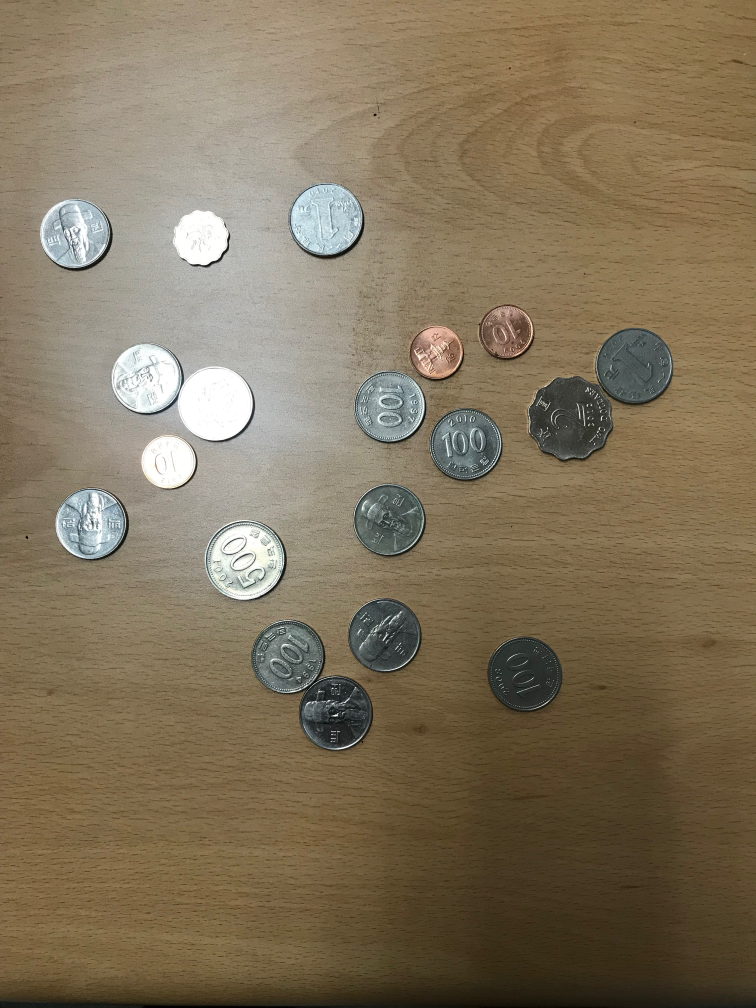
#> input picture HW1/IMG_8256.JPG, 3024 x 4032 px, found by its file name (shown at 1/4 size)
$ python coin-4.py   (older library calls are emulated)
#> lines starting #> are read from the running program, lines starting #| are printed output that depends on the picture
import os

os.environ['CUDA_VISIBLE_DEVICES'] = '3'
import numpy as np
import matplotlib.pyplot as plt
import cv2
from pylab import *
from matplotlib import pyplot as plt

dir_path = os.path.dirname(os.path.realpath(__file__))
# print(dir_path)
img = cv2.imread(dir_path + '/../../IMG_8256.JPG')
#> img is the input picture: shape (4032, 3024, 3); mean B, G, R 91, 115.2, 129.4
# img.get(cv2.cv.CV_CAP_PROP_FRAME_WIDTH, 1280)
# cap.set(cv2.cv.CV_CAP_PROP_FRAME_HEIGHT, 720)


img1 = img[500:3000, 500:2500]
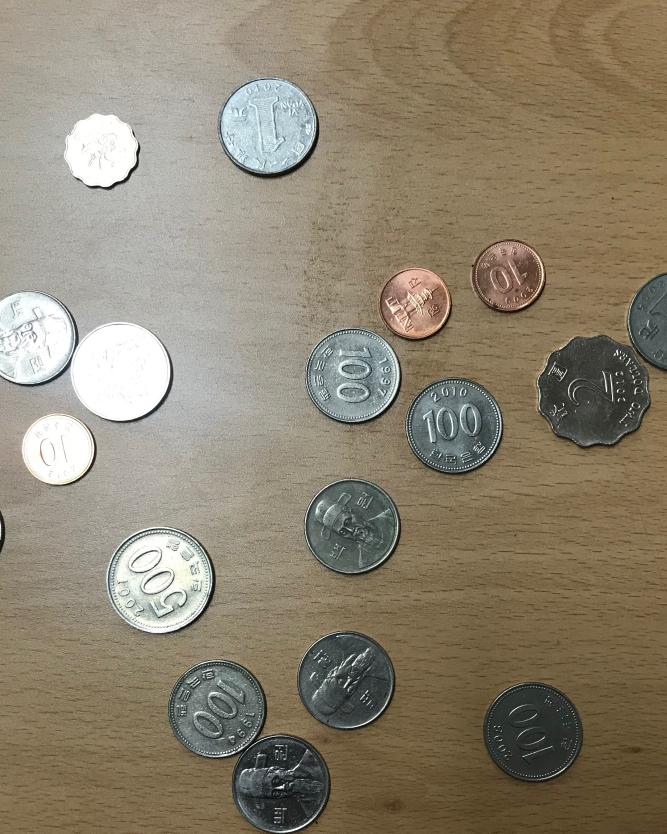
#> img1: shape (2500, 2000, 3) (shown at 1/3 size); mean B, G, R 111.9, 131, 140.8
roi = img[500:3000, 500:2500]

gray = cv2.cvtColor(roi, cv2.COLOR_BGR2GRAY)
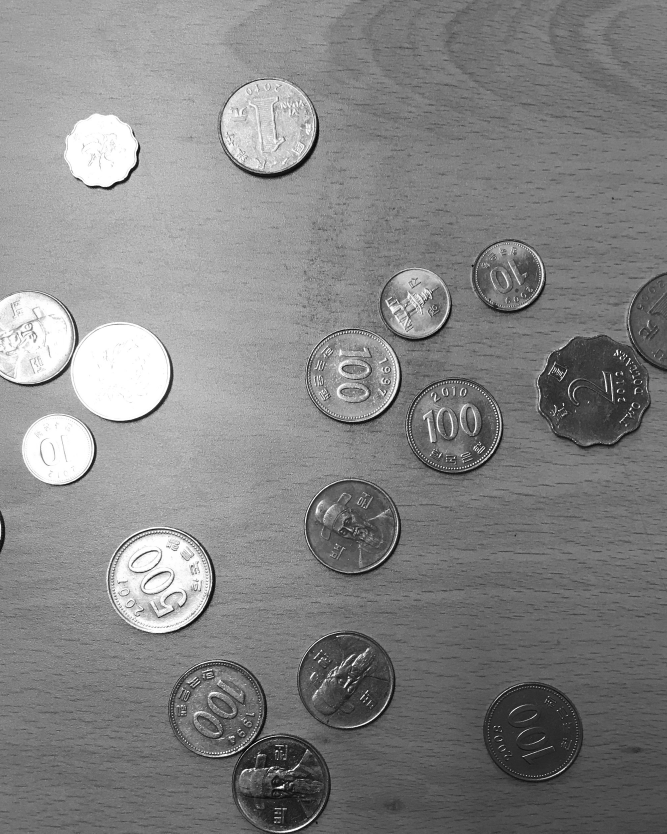
#> gray: shape (2500, 2000) (shown at 1/3 size); min 0, max 255, mean 131.7
gray = cv2.bilateralFilter(gray, 23, 101, 101)
gray = cv2.GaussianBlur(gray, (13, 11), 0)
gray_blur = cv2.medianBlur(gray, 7)

circles = cv2.HoughCircles(gray_blur, cv2.HOUGH_GRADIENT, 0.9, 120, param1=50, param2=30, minRadius=100, maxRadius=180)
#> circles = 13 rows, first 8: [1055.5, 1578.5, 138.7], [1058.5, 1123.5, 139], [475.5, 1736.5, 160.8], [1362.5, 1275.5, 140.9], [360.5, 1115.5, 149.2], [805.5, 378.5, 140.3], [173.5, 1347.5, 107.3], [1529.5, 824.5, 100.7]
circles_rnd = np.uint16(np.around(circles))
#> circles_rnd = 13 rows, first 8: [1056, 1578, 139], [1058, 1124, 139], [476, 1736, 161], [1362, 1276, 141], [360, 1116, 149], [806, 378, 140], [174, 1348, 107], [1530, 824, 101]
count = 1
for i in circles_rnd[0, :]:
    cv2.circle(roi, (i[0], i[1]), i[2], (0, 0, 150), 15)
    cv2.circle(roi, (i[0], i[1]), 2, (0, 0, 0), 5)
    cv2.putText(roi, str(count), (i[0] - 70, i[1] + 30), cv2.FONT_HERSHEY_SIMPLEX, 3.3, (0, 0, 150), 15)
    count += 1
#> this loop made 13 passes
#> i on passes 1 to 12: [1056, 1578, 139], [1058, 1124, 139], [476, 1736, 161], [1362, 1276, 141], [360, 1116, 149], [806, 378, 140], [174, 1348, 107], [1530, 824, 101], [84, 1008, 132], [1036, 2038, 140], [654, 2132, 148], [1244, 906, 104]
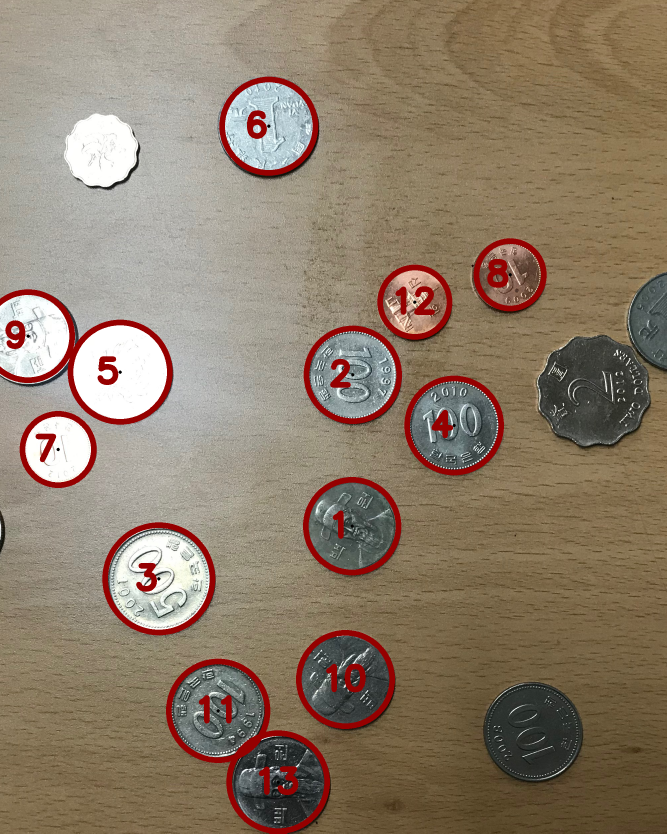
#> roi: shape (2500, 2000, 3) (shown at 1/3 size); mean B, G, R 106.3, 125, 141.5
#> after the loop, count = 14

plt.rcParams["figure.figsize"] = (16, 9)
plt.imshow(roi)

#

$ run again, with HW1/IMG_8253.JPG copied over HW1/IMG_8256.JPG
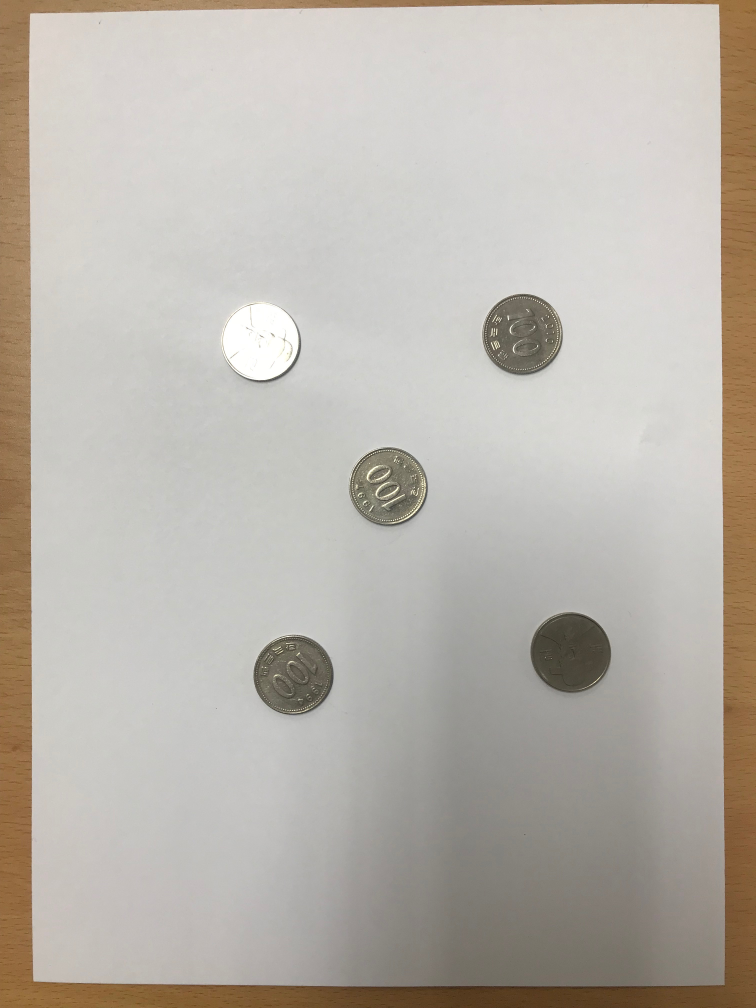
#> input picture HW1/IMG_8253.JPG, 3024 x 4032 px, found by its file name (shown at 1/4 size)
#> img is the input picture: shape (4032, 3024, 3); mean B, G, R 171.9, 180, 185.8
#> `img1 = img[500:3000, 500:2500]`:
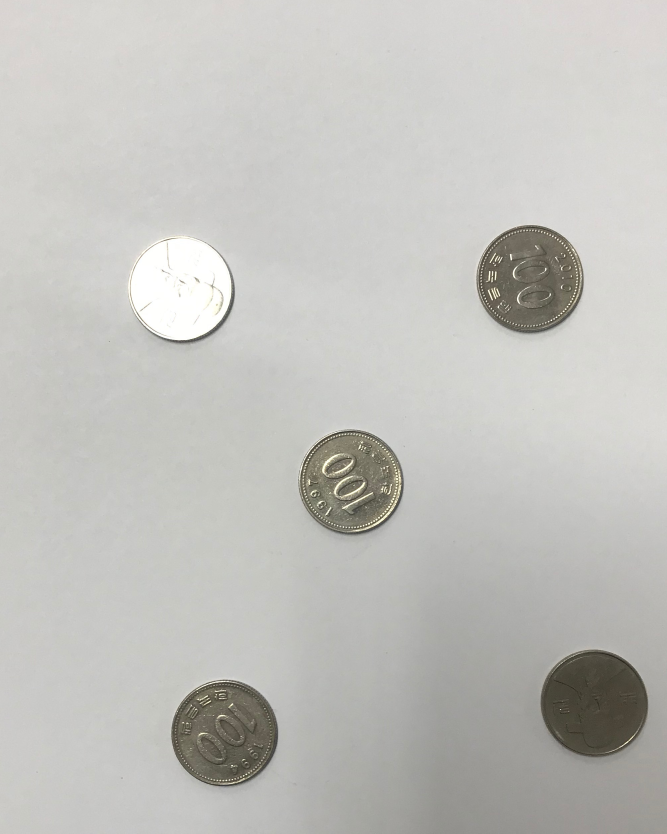
#> img1: shape (2500, 2000, 3) (shown at 1/3 size); mean B, G, R 189.3, 193.2, 193.7
#> circles = [[1590.5, 837.5, 162.5], [674.5, 2199.5, 160.4], [1054.5, 1448.5, 157.1], [539.5, 865.5, 154.7], [1780.5, 2112.5, 163.1]]
#> circles_rnd = [[1590, 838, 162], [674, 2200, 160], [1054, 1448, 157], [540, 866, 155], [1780, 2112, 163]]
#> the loop `for i in circles_rnd[0, :]:` made 5 passes
#> after the loop `for i in circles_rnd[0, :]:`:
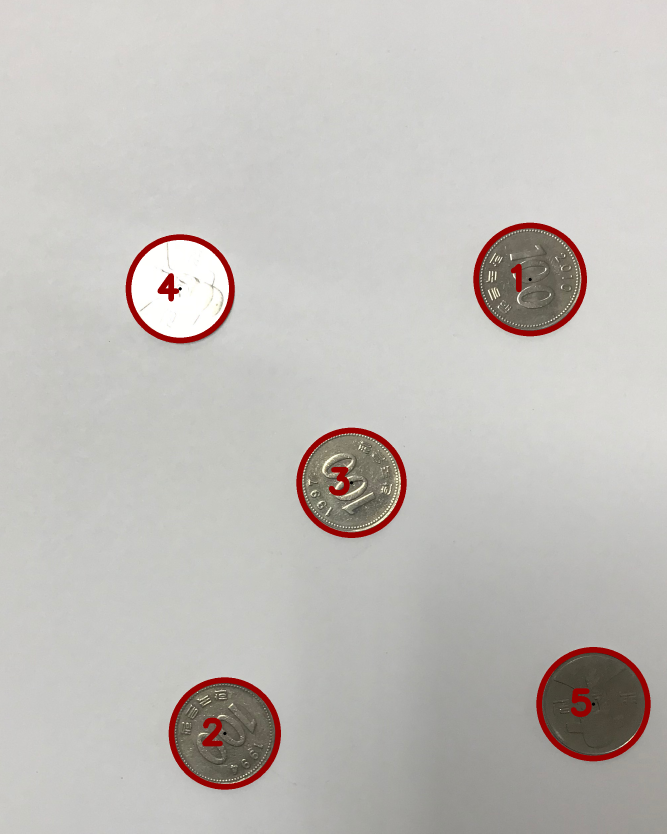
#> roi: shape (2500, 2000, 3) (shown at 1/3 size); mean B, G, R 186.5, 190.2, 193.7
#> after the loop `for i in circles_rnd[0, :]:`: count = 6

$ run again, with HW1/IMG_8255.JPG copied over HW1/IMG_8256.JPG
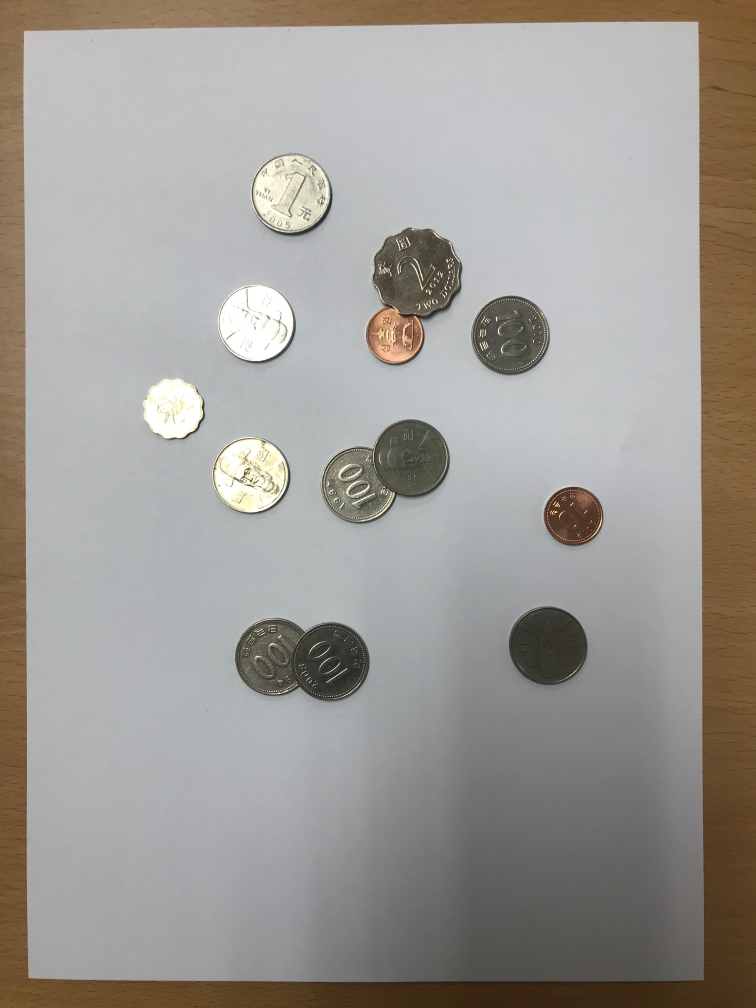
#> input picture HW1/IMG_8255.JPG, 3024 x 4032 px, found by its file name (shown at 1/4 size)
#> img is the input picture: shape (4032, 3024, 3); mean B, G, R 149.8, 154.6, 158.1
#> `gray = cv2.cvtColor(roi, cv2.COLOR_BGR2GRAY)`:
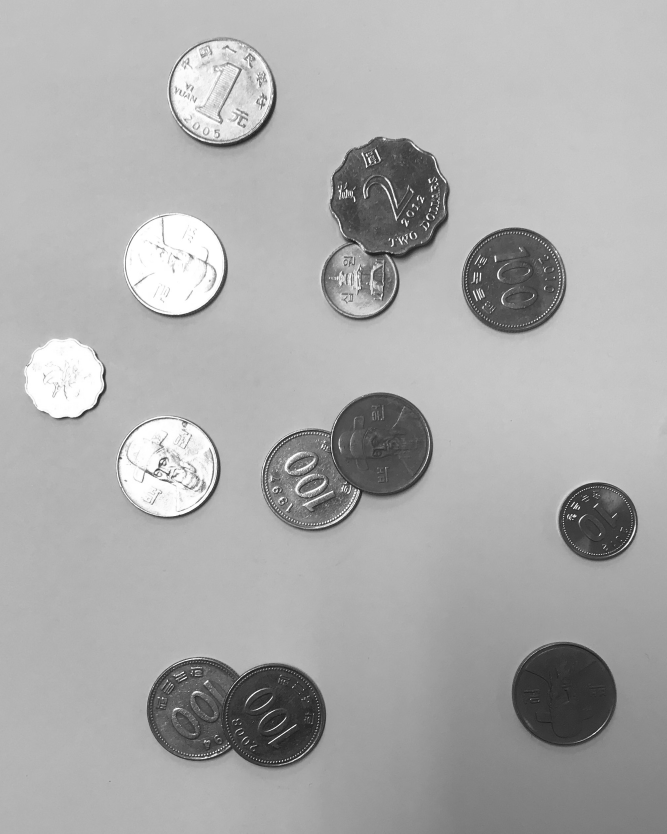
#> gray: shape (2500, 2000) (shown at 1/3 size); min 10, max 255, mean 171.3
#> circles = [[1541.5, 842.5, 157.4], [520.5, 791.5, 152.1], [661.5, 272.5, 156.5], [500.5, 1399.5, 149.6], [598.5, 2127.5, 157.5], [1690.5, 2079.5, 155.4], [1140.5, 1336.5, 158.1], [820.5, 2145.5, 156.6], [933.5, 1434.5, 145.1], [1080.5, 844.5, 117.9], [1794.5, 1563.5, 117.4], [733.5, 2031.5, 106.2]]
#> circles_rnd = [[1542, 842, 157], [520, 792, 152], [662, 272, 156], [500, 1400, 150], [598, 2128, 158], [1690, 2080, 155], [1140, 1336, 158], [820, 2146, 157], [934, 1434, 145], [1080, 844, 118], [1794, 1564, 117], [734, 2032, 106]]
#> the loop `for i in circles_rnd[0, :]:` made 12 passes
#> after the loop `for i in circles_rnd[0, :]:`:
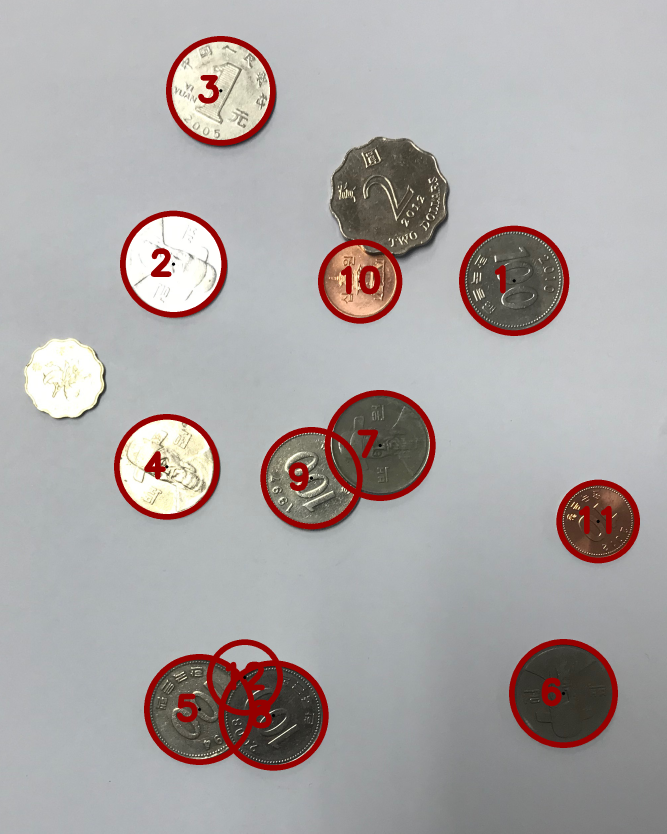
#> roi: shape (2500, 2000, 3) (shown at 1/3 size); mean B, G, R 165.6, 166, 171
#> after the loop `for i in circles_rnd[0, :]:`: count = 13
